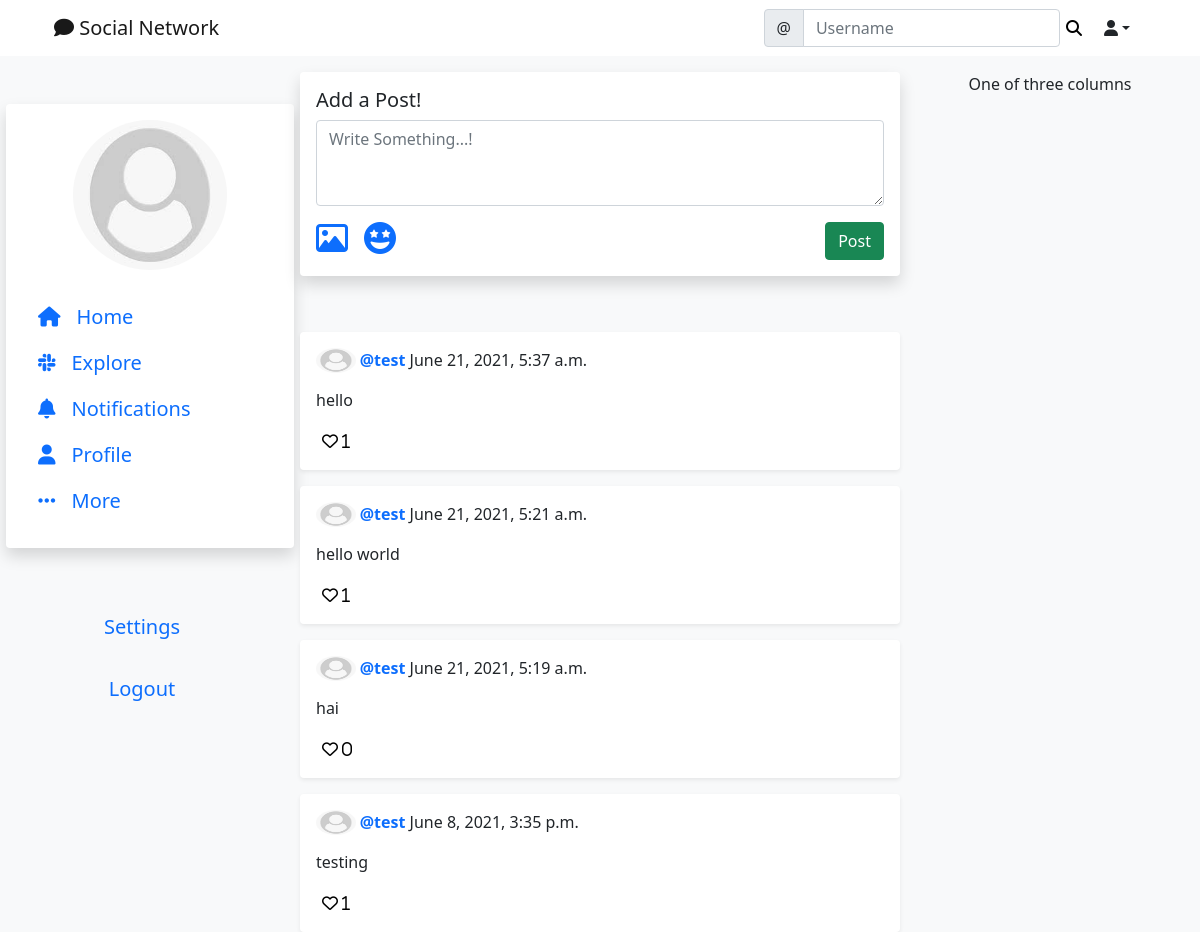
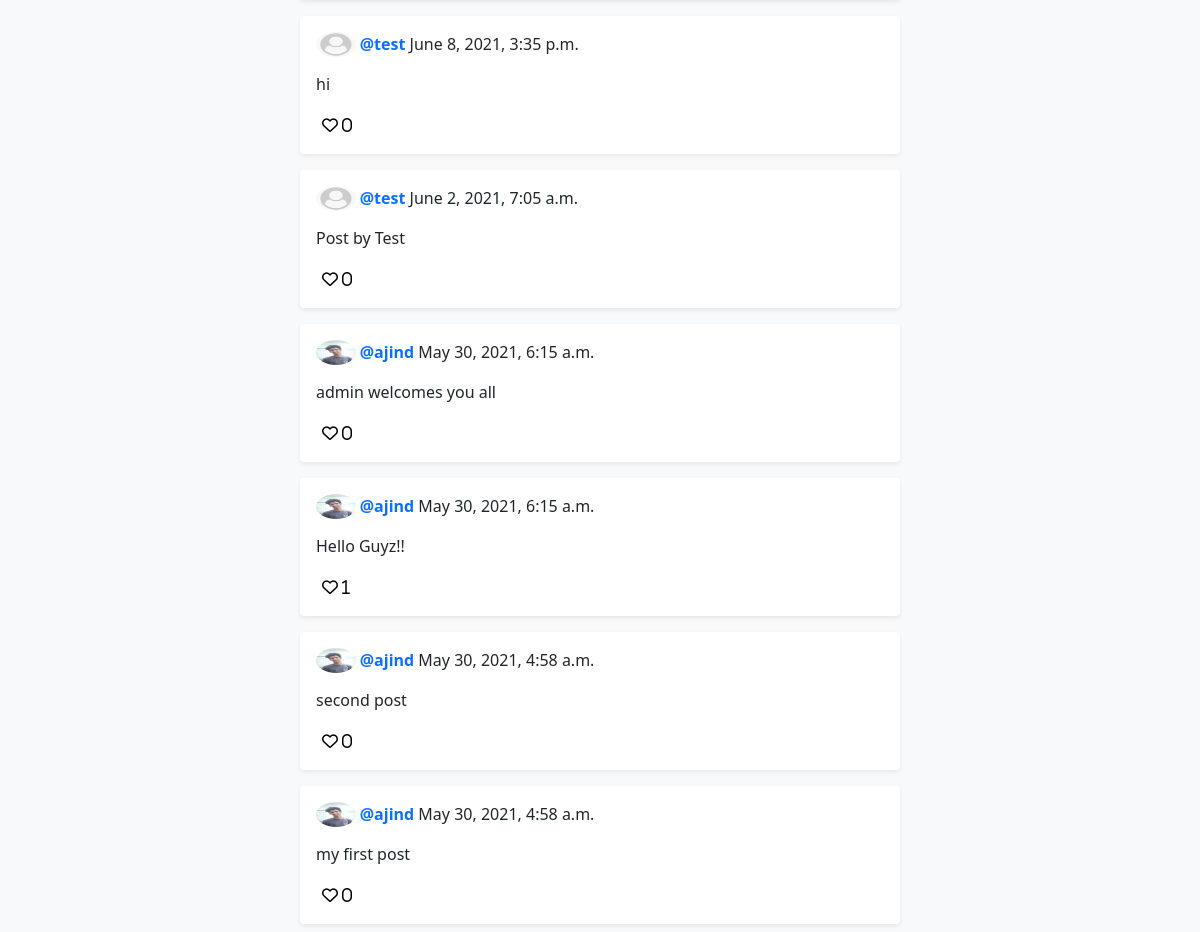
The page /social/ (signed in) on the database its author committed (2 pictures, top to bottom).
### social/models.py (models this page shows)
class UserProfile(models.Model):
    user = models.OneToOneField(User, primary_key = True, verbose_name = 'user', related_name = 'profile', on_delete = models.CASCADE)
    name = models.CharField(max_length = 30, null =True, blank = True)
    bio = models.TextField(max_length = 200, null =True, blank = True)
    birthday = models.DateField(null =True, blank = True)
    location = models.CharField(max_length = 100, null =True, blank = True)
    profile_pic = models.ImageField(upload_to = 'uploads/profile_pictures', default = 'uploads/profile_pictures/default.png', blank = True)
    followers = models.ManyToManyField(User, blank = True, related_name = 'followers')

class Post(models.Model):
    body = models.TextField()
    created_on = models.DateTimeField(default = timezone.now)
    author = models.ForeignKey(User, on_delete = models.CASCADE)
    likes = models.ManyToManyField(User, blank = True, related_name = "likes")

### social/views.py (the view, shortened to what this page needs)
# urls.py: path('', PostListView.as_view(), name= 'post-list'),
class PostListView(LoginRequiredMixin, View):
    def get(self, request, *args, **kwargs):
        posts = Post.objects.all().order_by('-created_on')
        form = PostForm()
        context = {
            'post_list' : posts,
            'form' : form,
        }
        return render(request, 'social/post_list.html', context)

### social/forms.py
class PostForm(forms.ModelForm):
    body = forms.CharField(
        label = '',
        widget = forms.Textarea(attrs={
            'rows' : '3',
            'placeholder' : 'Write Something...!',
        }))
    class Meta:
        model = Post
        fields = ['body']

### social/templates/social/post_list.html (shortened to what this page needs)
{% extends 'landing/base.html' %} {% load crispy_forms_tags %} {%block content%}
<div class="container-fluid">
  <div class="row">
    <div class="col-sm-3">
      <div class="row justify-content-center mt-5 position-fixed" style="width: 25%;">
        <div class="card border-0 shadow p-3 mb-5 bg-white rounded" style="width: 18rem;">
          <img class="card-img-top rounded-circle" src="{{user.profile.profile_pic.url}}" alt="Profile Pic" style="width: 60%; align-self: center;" height="150">
          <div class="card-body">
            <div class="mt-3">
              <a href="{%url 'post-list'%}" class="navbar-brand"><i class="fas fa-home me-3"></i>Home</a>
            </div>
            <div class="mt-3">
              <a href="#" class="navbar-brand"><i class="fab fa-slack-hash me-3"></i>Explore</a>
            </div>
            <div class="justify-content-center mt-3">
              <a href="#" class="navbar-brand"><i class="fas fa-bell me-3"></i>Notifications</a>
            </div>
            <div class="justify-content-center mt-3">
              <a href="{% url 'profile' user.profile.pk%}" class="navbar-brand"><i class="fas fa-user me-3"></i>Profile
              </a>
            </div>
            <div class="justify-content-center mt-3">
              <a href="#" class="navbar-brand"><i class="fas fa-ellipsis-h me-3"></i>More</a>
            </div>
          </div>
        </div>
        <div class="justify-content-center mt-3">
          <p class="text-center">
            <a href="#" class="navbar-brand">Settings</a>
          </p>
        </div>
        <div class="justify-content-center mt-3">
          <p class="text-center">
            <a href="{%url 'account_logout'%}" class="navbar-brand">Logout</a>
          </p>
        </div>
      </div>
    </div>
    <div class="col-sm">
      <div class="row justify-content-center mt-3">
          <div class="card border-0 shadow p-3 mb-5 bg-white rounded">
            <h5>Add a Post!</h5>
            <form method="POST">
               {% csrf_token %} {{form | crispy}}
              <div class="btn-toolbar d-flex flex-row mt-3">
                <div class="me-3"><a href="" class="text-decoration-none"><i class="far
                  fa-image fa-2x"></i></a></div>
                <div class="me-3"><a href="" class="text-decoration-none"><i class="fas
                  fa-grin-stars fa-2x"></i></a></div>
                <div class="ms-auto"><button type="submit" class="btn btn-success">Post</button>
                </div>
              </div>
            </form>
          </div>
      </div>
      {% for post in post_list %}
      <div class="row justify-content-center mt-2">
        <div class="card border-0 shadow-sm p-3 mb-2 bg-white rounded">
          <div>
            <a class="text-decoration-none" href="{% url 'profile' post.author.profile.pk %}">
              <img class="card-img-top rounded-circle me-1" style="width: 7%;float: left;"
                height="25" src="{{ post.author.profile.profile_pic.url }}" alt="Profile Pic"/>
            </a>
            <p>
              <a class="text-decoration-none" href="{% url 'profile' post.author.profile.pk %}">
                <strong> @{{post.author}}</strong>
              </a>
              {{post.created_on}}
            </p>
          </div>
          <div class="position-relative">
            <p>{{post.body}}</p>
          </div>
          <div class="d-flex flex-row">
            <form method="POST" action="{% url 'post-like' post.pk %}">
              <button type="submit" class="bg-transparent border-0 shadow-none">
                <i class="far fa-heart"> <span>{{ post.likes.all.count }}</span></i></button>
            </form>
          </div>
        </div>
      </div>
      {% endfor %}
    </div>
    <div class="col-sm-3">
      <div class="row justify-content-center mt-3">
        One of three columns
      </div>
    </div>
  </div>
</div>
{% endblock content %}

### rows shown on the page
Post: author.profile.profile_pic (placeholder picture), author "test", created_on "June 21, 2021, 5:37 a.m.", body "hello", likes.all.count "1"
Post: author.profile.profile_pic (placeholder picture), author "test", created_on "June 21, 2021, 5:21 a.m.", body "hello world", likes.all.count "1"
Post: author.profile.profile_pic (placeholder picture), author "test", created_on "June 21, 2021, 5:19 a.m.", body "hai", likes.all.count "0"
Post: author.profile.profile_pic (placeholder picture), author "test", created_on "June 8, 2021, 3:35 p.m.", body "testing", likes.all.count "1"
Post: author.profile.profile_pic (placeholder picture), author "test", created_on "June 8, 2021, 3:35 p.m.", body "hi", likes.all.count "0"
Post: author.profile.profile_pic (placeholder picture), author "test", created_on "June 2, 2021, 7:05 a.m.", body "Post by Test", likes.all.count "0"
Post: author.profile.profile_pic (picture), author "ajind", created_on "May 30, 2021, 6:15 a.m.", body "admin welcomes you all", likes.all.count "0"
Post: author.profile.profile_pic (picture), author "ajind", created_on "May 30, 2021, 6:15 a.m.", body "Hello Guyz!!", likes.all.count "1"
Post: author.profile.profile_pic (picture), author "ajind", created_on "May 30, 2021, 4:58 a.m.", body "second post", likes.all.count "0"
Post: author.profile.profile_pic (picture), author "ajind", created_on "May 30, 2021, 4:58 a.m.", body "my first post", likes.all.count "0"
